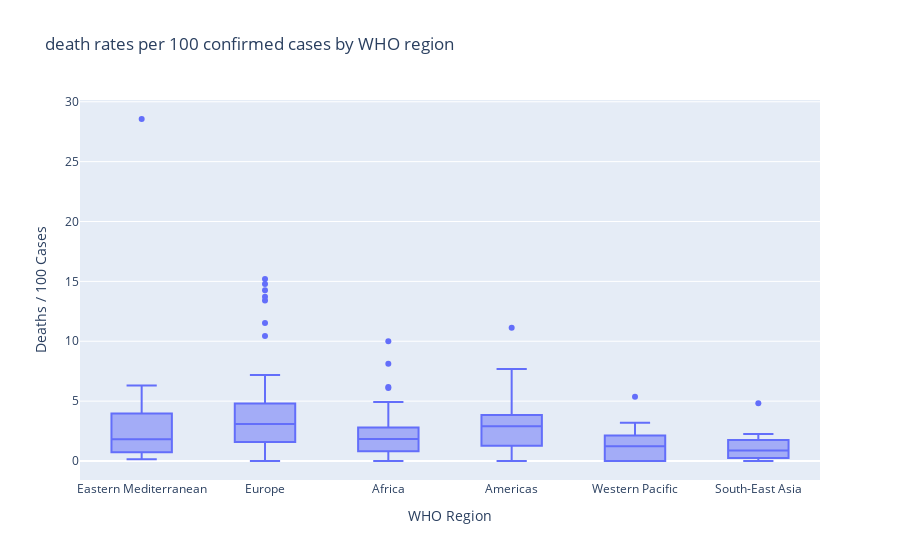

The cell this chart's notebook holds for it:
### Markdown cell above
5. How do death rates per 100 confirmed cases vary by WHO region?

### Code cell
px.box(df,
      x='WHO Region',
      y='Deaths / 100 Cases',
      title='death rates per 100 confirmed cases by WHO region')

### Figure 1 — Plotly figure (JSON) as saved in the notebook; plotly's stock layout.template omitted (floating-point values rounded to 4 significant figures; data arrays with more than 128 entries replaced by an {"elided": "..."} marker saying what was removed)
{"data": [{"alignmentgroup": "True", "hovertemplate": "WHO Region=%{x}<br>Deaths / 100 Cases=%{y}<extra></extra>", "legendgroup": "", "marker": {"color": "#636efa"}, "name": "", "notched": false, "offsetgroup": "", "orientation": "v", "showlegend": false, "type": "box", "x": {"elided": "187 str values"}, "x0": " ", "xaxis": "x", "y": {"elided": "187 float values"}, "y0": " ", "yaxis": "y"}], "layout": {"autosize": true, "boxmode": "group", "legend": {"tracegroupgap": 0}, "title": {"text": "death rates per 100 confirmed cases by WHO region"}, "xaxis": {"anchor": "y", "autorange": true, "domain": [0, 1], "range": [-0.5, 5.5], "title": {"text": "WHO Region"}, "type": "category"}, "yaxis": {"anchor": "x", "autorange": true, "domain": [0, 1], "range": [-1.587, 30.15], "title": {"text": "Deaths / 100 Cases"}, "type": "linear"}}}
